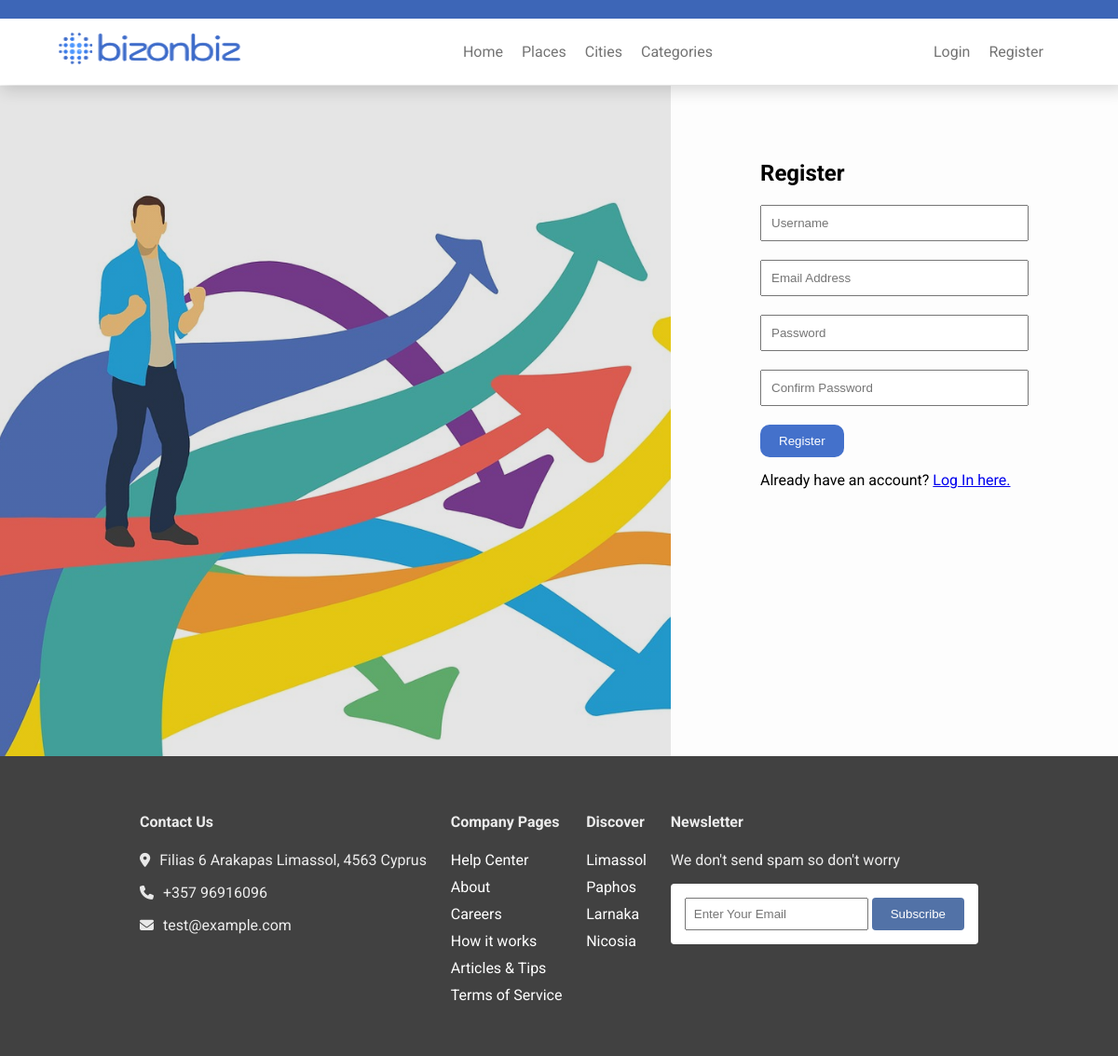
Screenshot of /register with the database file from the repository.
### listings/models.py (models this page shows, shortened)
class City(models.Model):
    city_name = models.CharField(max_length=255)
    city_photo = models.ImageField(upload_to="city_images",null=True,blank=True)

### listings/views.py (the view)
# urls.py: path("register", views.register, name="register"),
def register(request):
    if request.method == "POST":
        username = request.POST["username"]
        email = request.POST["email"]
        password = request.POST["password"]
        confirmation = request.POST["confirmation"]
        if password != confirmation:
            return render(request, "listings/register.html", {
                "message": "Passwords must match."
            })
        try:
            user = User.objects.create_user(username, email, password)
            user.save()
        except IntegrityError:
            return render(request, "listings/register.html", {
                "message": "Username already taken."
            })
        login(request, user)
        return HttpResponseRedirect(reverse("index"))
    else:
        cities = City.objects.all()
        categories =  BusinessCategory.objects.all()
        return render(request, "listings/register.html",{
            "cities":cities,
            "categories":categories
        })

### listings/templates/listings/register.html (shortened to what this page needs)
{% extends 'listings/base.html' %}
{% load static %}
{% block main %}
    <div class="registerlogin-fwraper">
        <div class="register-bg">
        </div>
        <div class="registerlogin-content">
            <div class="registerlogin-content-wraper">
                <h2>Register</h2>
                <form action="{% url 'register' %}" method="post">
                    <div class="form-group">
                        <input class="form-control" autofocus type="text" name="username" placeholder="Username">
                    </div>
                    <div class="form-group">
                        <input class="form-control" type="email" name="email" placeholder="Email Address">
                    </div>
                    <div class="form-group">
                        <input class="form-control" type="password" name="password" placeholder="Password">
                    </div>
                    <div class="form-group">
                        <input class="form-control" type="password" name="confirmation" placeholder="Confirm Password">
                    </div>
                    <input class="btnlogreg" type="submit" value="Register">
                </form>
                <p style="margin-top: 15px;">Already have an account? <a href="{% url 'login' %}">Log In here.</a></p>
            </div>
        </div>
    </div>
{% endblock %}

### listings/templates/listings/base.html (shortened to what this page needs)
{% load static %}
<!DOCTYPE html>
<html lang="en">
<head>
    <link rel="stylesheet" href="{% static 'css/app.css' %}">
</head>
<body>
    <header class="header">
        <nav class="navigation">
            <div class="navigation-wraper">
                <img src="{% static 'imgs/logo.png' %}" alt="" class="logo">
                <ul class="nav-links">
                    <li class="nav-item"><a class="nav-link" href="{% url 'index' %}">Home</a></li>
                    <li class="nav-item"><a href="{% url 'all_listings' %}" class="nav-link">Places</a></li>
                    <li class="nav-item dropdown"><span class="nav-link">Cities</span>
                    </li>
                    <li class="nav-item dropdown"><span class="nav-link">Categories</span>
                    </li>
                </ul>
                {% if user.is_authenticated %}
                <ul class="login-status">
                    <li class="nav-item"><a href="{% url 'logout' %}" class="nav-link">Logout</a></li>
                </ul>
                {% else %}
                <ul class="login-status">
                    <li class="nav-item"><a href="{% url 'login' %}" class="nav-link">Login</a></li>
                    <li class="nav-item"><a href="{% url 'register' %}" class="nav-link">Register</a></li>
                </ul>
                {% endif %}
            </div>
        </nav>
    </header>
    <main class="main">
        {% block main %}
        {% endblock %}
    </main>
    <footer class="footer">
        <div class="footer-fwraper">
            <div class="area">
                <h4>Contact Us</h4>
                <div class="area-content">
                    <p><i class="fa-solid fa-location-dot"></i>Filias 6 Arakapas Limassol, 4563 Cyprus</p>
                    <p><i class="fa-solid fa-phone"></i>+357 96916096</p>
                    <p><i class="fa-solid fa-envelope"></i>test@example.com</p>
                </div>
            </div>
            <div class="area">
                <h4>Company Pages</h4>
                <ul class="footer-pages">
                    <li><a href="#">Help Center</a></li>
                    <li><a href="#">About</a></li>
                    <li><a href="#">Careers</a></li>
                    <li><a href="#">How it works</a></li>
                    <li><a href="#">Articles & Tips</a></li>
                    <li><a href="#">Terms of Service</a></li>
                </ul>
            </div>
            <div class="area">
                <h4>Discover</h4>
                <ul class="footer-pages">
                    {% for city in cities %}
                        <li><a href="{% url 'city' city.city_name %}">{{city.city_name}}</a></li>
                    {% endfor %}
                </ul>
            </div>
            <div class="area">
                <h4>Newsletter</h4>
                <div class="area-content">
                    <p>We don't send spam so don't worry</p>
                    <form action="" class="newsletter">
                        <input type="email" name="" id="" placeholder="Enter Your Email">
                        <input type="submit" value="Subscribe">
                    </form>
                </div>
            </div>
        </div>
    </footer>
</body>
</html>

### listings/static/css/app.css (style rules this page uses)
html { scrollbar-color: #2667a8 #d1d1d1; scrollbar-width: thin; }
html, body { margin: 0; padding: 0; }
body { font-family: "Roboto", sans-serif; }
* { box-sizing: border-box; }
.main { min-height: 90vh; }
.navigation { display: flex; padding: 10px 0; position: fixed; width: 100%; background-color: white; top: 0; border-top: 20px solid #3d66b7; z-index: 100; -webkit-box-shadow: 5px 1px 17px 4px rgba(0, 0, 0, 0.16); box-shadow: 5px 1px 17px 4px rgba(0, 0, 0, 0.16); }
.navigation-wraper { display: flex; justify-content: space-between; width: 90%; margin: 0 auto; }
.navigation-wraper .logo { width: 200px; height: 40px; margin-right: 20px; }
.navigation-wraper .nav-links, .navigation-wraper .login-status { list-style: none; display: flex; justify-content: center; }
.navigation-wraper .nav-links .nav-link, .navigation-wraper .login-status .nav-link { text-decoration: none; color: #747474; }
.navigation-wraper .nav-links .nav-link:link, .navigation-wraper .nav-links .nav-link:visited, .navigation-wraper .login-status .nav-link:link, .navigation-wraper .login-status .nav-link:visited { color: #4471cb; color: #747474; }
.navigation-wraper .nav-links .nav-item .nav-link:not(last-of-type), .navigation-wraper .login-status .nav-item .nav-link:not(last-of-type) { margin-right: 20px; }
.dropdown { position: relative; cursor: pointer; }
.footer { background-color: #4f6ea2; background-color: #414141; padding: 40px 0; }
.footer-fwraper { width: 75%; display: flex; justify-content: space-between; margin: 0 auto; color: #ededed; }
.footer .area .footer-pages { list-style: none; padding: 0; }
.footer .area .footer-pages li:not(:last-of-type) { margin-bottom: 10px; }
.footer .area .footer-pages li a:link, .footer .area .footer-pages li a:visited { text-decoration: none; color: white; }
.footer .area .area-content form { background-color: white; padding: 15px; border-radius: 4px; }
.footer .area .area-content form input[type="email"] { padding: 8px; }
.footer .area .area-content form input[type="submit"] { padding: 10px 20px; background-color: #5272a7; border: none; color: white; border-radius: 4px; }
.footer .area .area-content p i { color: #e8e8e8; font-size: 15px; margin-right: 10px; }
.registerlogin-fwraper { display: flex; justify-content: center; height: 90vh; margin-top: 92px; position: relative; z-index: 1; }
.registerlogin-fwraper .register-bg { width: 60%; background: linear-gradient(rgba(0, 0, 0, 0.1), rgba(0, 0, 0, 0.1)), url(../imgs/register-bg-2.jpg); background-size: cover; background-position: center; }
.registerlogin-fwraper .registerlogin-content { width: 40%; background-color: #fdfdfd; }
.registerlogin-fwraper .registerlogin-content-wraper { width: 60%; margin: 80px auto 0 auto; }
.registerlogin-fwraper .registerlogin-content-wraper form .form-group .form-control { width: 100%; padding: 10px; }
.registerlogin-fwraper .registerlogin-content-wraper form .form-group:not(:last-of-type) { margin-bottom: 20px; }
.registerlogin-fwraper .registerlogin-content-wraper form .btnlogreg { background-color: #4471cb; border-radius: 10px; padding: 10px 20px; color: white; border: none; margin-top: 20px; transition: all .4s; }

### rows the page displays
City: city_name "Limassol"
City: city_name "Paphos"
City: city_name "Larnaka"
City: city_name "Nicosia"
